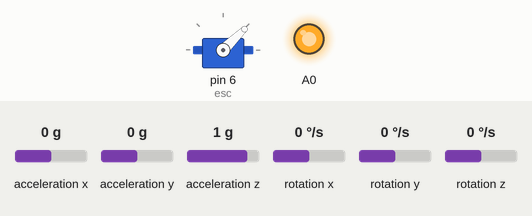
Simulated run of this sketch. Board: Arduino Uno, built for the host (arithmetic inside an expression is 32-bit, double 64-bit). On the bench: servo, output pins drawn as LEDs (lit = HIGH). Wiring (inferred from the names in the program): MPU-6050 motion sensor at I2C address 0x68. The inputs (shaded band) are chosen by the test bench; at power-on: acceleration x 0 g, acceleration y 0 g, acceleration z 1 g, rotation x 0 °/s, rotation y 0 °/s, rotation z 0 °/s. Storage starts empty.

Above: at 1.1 s.
At 8.28 s:
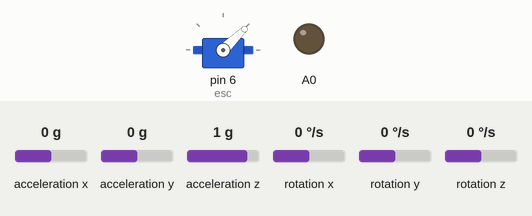
At 38.4 s:
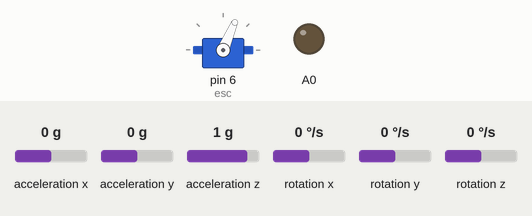
Timing chart, 0 to 39.9 s (numbered marks = the images above):
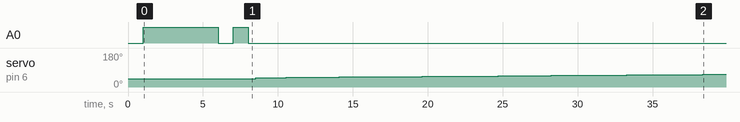

Measured:
- by itself, servo on pin 6 (esc): moves from 44° to 67° over 29.8 s

The sketch:

main.ino
```cpp
// Set up libraries, variables, and objects
#include <SPI.h>
#include <SD.h>
#include <Wire.h>
#include <Servo.h>

#define FILE_BASE_NAME "Data"

File myFile;
Servo esc;

// SD Card
const int chipSelect = 4;
const uint8_t BASE_NAME_SIZE = sizeof(FILE_BASE_NAME) - 1;
char fileName[] = FILE_BASE_NAME "00.csv";

// Accelerometer
long acc_x, acc_y, acc_z;
double accel_x, accel_y, accel_z;
long scaleFactorAccel = 8192; // 2g --> 16384 , 4g --> 8192 , 8g --> 4096, 16g --> 2048

// Gyroscope --> Get offsets from calibrateGyro.ino
int gyro_x, gyro_y, gyro_z;
double rotation_x, rotation_y, rotation_z;
long scaleFactorGyro = 131; // 250 deg/s --> 131, 500 deg/s --> 65.5, 1000 deg/s --> 32.8, 2000 deg/s --> 16.4
long gyro_x_cal = -251;
long gyro_y_cal = 255;
long gyro_z_cal = -284;

// Other important variables
long loop_timer;
long loop_timer2;
int temperature;
int counter;
int PWM = 1050;


void setup(){
  Wire.begin();

  //Serial.begin(57600); // Only use for debugging.

  // Attach ESC and turn off
  esc.attach(6);
  esc.writeMicroseconds(1000);

  // Indicator LED. Displays on if error occurs
  pinMode(A0, OUTPUT);

  // Setup the registers of the MPU-6050 and start up
  setup_mpu_6050_registers();

  // See if the card is present and can be initialized, then set up name
  if (!SD.begin(chipSelect)) {
    digitalWrite(A0, HIGH);
    while (1);
  }

  while (SD.exists(fileName)) {
    if (fileName[BASE_NAME_SIZE + 1] != '9') {
        fileName[BASE_NAME_SIZE + 1]++;
    } else if (fileName[BASE_NAME_SIZE] != '9') {
        fileName[BASE_NAME_SIZE + 1] = '0';
        fileName[BASE_NAME_SIZE]++;
    } else {
        digitalWrite(A0, HIGH);
        while (1);
      return;
    }
  }

  // Display some start up blinks for the user
  digitalWrite(A0, LOW);  delay(1000);
  digitalWrite(A0, HIGH); delay(5000);
  digitalWrite(A0, LOW);  delay(1000);
  digitalWrite(A0, HIGH); delay(1000);

  // Verify LED is off if all checks pass
  digitalWrite(A0, LOW);

  // Reset the loop timer
  loop_timer = micros();
  loop_timer2 = micros();

}

void loop(){
  // Read the raw acc data from MPU-6050
  read_mpu_6050_data();

  // Subtract the offset calibration value
  gyro_x -= gyro_x_cal;
  gyro_y -= gyro_y_cal;
  gyro_z -= gyro_z_cal;

  // Convert to instantaneous degrees per second
  rotation_x = (double)gyro_x / (double)scaleFactorGyro;
  rotation_y = (double)gyro_y / (double)scaleFactorGyro;
  rotation_z = (double)gyro_z / (double)scaleFactorGyro;

  // Convert to g force
  accel_x = (double)acc_x / (double)scaleFactorAccel;
  accel_y = (double)acc_y / (double)scaleFactorAccel;
  accel_z = (double)acc_z / (double)scaleFactorAccel;

  // Write data to file or indicate otherwise
  myFile = SD.open(fileName, FILE_WRITE);

  if (myFile) {
    myFile.print(loop_timer); myFile.print(",");
    myFile.print(accel_x, 7); myFile.print(",");
    myFile.print(accel_y, 7); myFile.print(",");
    myFile.print(accel_z, 7); myFile.print(",");
    myFile.print(rotation_x, 7); myFile.print(",");
    myFile.print(rotation_y, 7); myFile.print(",");
    myFile.print(rotation_z, 7); myFile.print(",");
    myFile.println(PWM);

    myFile.close();

    digitalWrite(A0, LOW);
  } else {
    digitalWrite(A0, HIGH);
  }

  // Increase PWM signal every second and write to ESC
  if ((micros() - loop_timer2) > 1000000/2) {
    loop_timer2 = micros();
    PWM = PWM + 3;
    esc.writeMicroseconds(PWM);
  }


  // Wait until the loop_timer reaches 4000us (250Hz) before starting the next loop
  while (micros() - loop_timer < 4000);
  loop_timer = micros();
}

void read_mpu_6050_data() {
  // Subroutine for reading the raw data
  Wire.beginTransmission(0x68);
  Wire.write(0x3B);
  Wire.endTransmission();
  Wire.requestFrom(0x68, 14);

  // Read data --> Temperature falls between acc and gyro registers
  while(Wire.available() < 14);
  acc_x = Wire.read() << 8 | Wire.read();
  acc_y = Wire.read() << 8 | Wire.read();
  acc_z = Wire.read() << 8 | Wire.read();
  temperature = Wire.read() <<8 | Wire.read();
  gyro_x = Wire.read()<<8 | Wire.read();
  gyro_y = Wire.read()<<8 | Wire.read();
  gyro_z = Wire.read()<<8 | Wire.read();
}


void setup_mpu_6050_registers() {
  // Activate the MPU-6050
  Wire.beginTransmission(0x68);
  Wire.write(0x6B);
  Wire.write(0x00);
  Wire.endTransmission();

  // Configure the accelerometer
  Wire.beginTransmission(0x68);
  Wire.write(0x1C);
  Wire.write(0x08); // 2g --> 0x00, 4g --> 0x08, 8g --> 0x10, 16g --> 0x18
  Wire.endTransmission();

  // Configure the gyro
  Wire.beginTransmission(0x68);
  Wire.write(0x1B);
  Wire.write(0x00); // 250 deg/s --> 0x00, 500 deg/s --> 0x08, 1000 deg/s --> 0x10, 2000 deg/s --> 0x18
  Wire.endTransmission();
}
```
